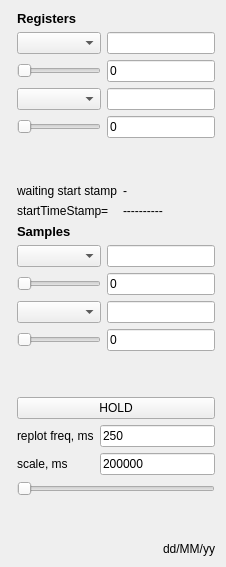
      <widget class="QWidget" name="tab_plot">
       <attribute name="title">
        <string>Plot</string>
       </attribute>
       <layout class="QGridLayout" name="gridLayout_14">
        <item row="0" column="0">
         <layout class="QGridLayout" name="gridLayout_13">
          <item row="0" column="1">
           <layout class="QVBoxLayout" name="verticalLayout_18">
            <item>
             <widget class="QLabel" name="label_4">
              <property name="font">
               <font>
                <pointsize>10</pointsize>
                <weight>75</weight>
                <bold>true</bold>
               </font>
              </property>
              <property name="text">
               <string>Registers</string>
              </property>
             </widget>
            </item>
            <item>
             <layout class="QGridLayout" name="gridLayout_12">
              <item row="0" column="2">
               <widget class="QLineEdit" name="lineEdit_yAxis_1">
                <property name="sizePolicy">
                 <sizepolicy hsizetype="Minimum" vsizetype="Fixed">
                  <horstretch>0</horstretch>
                  <verstretch>0</verstretch>
                 </sizepolicy>
                </property>
               </widget>
              </item>
              <item row="2" column="2">
               <widget class="QLineEdit" name="lineEdit_yAxis_2">
                <property name="sizePolicy">
                 <sizepolicy hsizetype="Minimum" vsizetype="Fixed">
                  <horstretch>0</horstretch>
                  <verstretch>0</verstretch>
                 </sizepolicy>
                </property>
               </widget>
              </item>
              <item row="3" column="0">
               <widget class="QSlider" name="horizontalSlider_max_axis_2">
                <property name="sizePolicy">
                 <sizepolicy hsizetype="Minimum" vsizetype="Fixed">
                  <horstretch>0</horstretch>
                  <verstretch>0</verstretch>
                 </sizepolicy>
                </property>
                <property name="orientation">
                 <enum>Qt::Horizontal</enum>
                </property>
               </widget>
              </item>
              <item row="1" column="2">
               <widget class="QLineEdit" name="lineEdit_yAxis_1_min">
                <property name="sizePolicy">
                 <sizepolicy hsizetype="Minimum" vsizetype="Fixed">
                  <horstretch>0</horstretch>
                  <verstretch>0</verstretch>
                 </sizepolicy>
                </property>
                <property name="text">
                 <string>0</string>
                </property>
               </widget>
              </item>
              <item row="0" column="0">
               <widget class="QComboBox" name="comboBox_plot1"/>
              </item>
              <item row="1" column="0">
               <widget class="QSlider" name="horizontalSlider_max_axis_1">
                <property name="sizePolicy">
                 <sizepolicy hsizetype="Minimum" vsizetype="Fixed">
                  <horstretch>0</horstretch>
                  <verstretch>0</verstretch>
                 </sizepolicy>
                </property>
                <property name="orientation">
                 <enum>Qt::Horizontal</enum>
                </property>
               </widget>
              </item>
              <item row="2" column="0">
               <widget class="QComboBox" name="comboBox_plot2"/>
              </item>
              <item row="3" column="2">
               <widget class="QLineEdit" name="lineEdit_yAxis_2_min">
                <property name="sizePolicy">
                 <sizepolicy hsizetype="Minimum" vsizetype="Fixed">
                  <horstretch>0</horstretch>
                  <verstretch>0</verstretch>
                 </sizepolicy>
                </property>
                <property name="text">
                 <string>0</string>
                </property>
               </widget>
              </item>
             </layout>
            </item>
            <item>
             <spacer name="verticalSpacer_3">
              <property name="orientation">
               <enum>Qt::Vertical</enum>
              </property>
              <property name="sizeHint" stdset="0">
               <size>
                <width>20</width>
                <height>40</height>
               </size>
              </property>
             </spacer>
            </item>
            <item>
             <layout class="QGridLayout" name="gridLayout_26">
              <item row="1" column="0">
               <widget class="QLabel" name="label_12">
                <property name="text">
                 <string>startTimeStamp=</string>
                </property>
               </widget>
              </item>
              <item row="1" column="1">
               <widget class="QLabel" name="label_startTimeStamp">
                <property name="text">
                 <string>----------</string>
                </property>
               </widget>
              </item>
              <item row="0" column="0">
               <widget class="QLabel" name="label_restartTimeStartStamp">
                <property name="text">
                 <string>waiting start stamp</string>
                </property>
               </widget>
              </item>
              <item row="0" column="1">
               <widget class="QLabel" name="label_numberOfRestarts">
                <property name="text">
                 <string>-</string>
                </property>
               </widget>
              </item>
             </layout>
            </item>
           </layout>
          </item>
          <item row="0" column="0">
           <widget class="QCustomPlot" name="widget_plot_1" native="true">
            <property name="sizePolicy">
             <sizepolicy hsizetype="Expanding" vsizetype="Expanding">
              <horstretch>0</horstretch>
              <verstretch>0</verstretch>
             </sizepolicy>
            </property>
           </widget>
          </item>
          <item row="1" column="1">
           <layout class="QVBoxLayout" name="verticalLayout_17">
            <item>
             <layout class="QVBoxLayout" name="verticalLayout_16">
              <item>
               <widget class="QLabel" name="label_9">
                <property name="font">
                 <font>
                  <pointsize>10</pointsize>
                  <weight>75</weight>
                  <bold>true</bold>
                 </font>
                </property>
                <property name="text">
                 <string>Samples</string>
                </property>
               </widget>
              </item>
              <item>
               <layout class="QGridLayout" name="gridLayout_10">
                <item row="0" column="1">
                 <widget class="QLineEdit" name="lineEdit_yAxis_3">
                  <property name="sizePolicy">
                   <sizepolicy hsizetype="Minimum" vsizetype="Fixed">
                    <horstretch>0</horstretch>
                    <verstretch>0</verstretch>
                   </sizepolicy>
                  </property>
                 </widget>
                </item>
                <item row="3" column="1">
                 <widget class="QLineEdit" name="lineEdit_yAxis_4_min">
                  <property name="sizePolicy">
                   <sizepolicy hsizetype="Minimum" vsizetype="Fixed">
                    <horstretch>0</horstretch>
                    <verstretch>0</verstretch>
                   </sizepolicy>
                  </property>
                  <property name="text">
                   <string>0</string>
                  </property>
                 </widget>
                </item>
                <item row="0" column="0">
                 <widget class="QComboBox" name="comboBox_plot3"/>
                </item>
                <item row="2" column="0">
                 <widget class="QComboBox" name="comboBox_plot4"/>
                </item>
                <item row="2" column="1">
                 <widget class="QLineEdit" name="lineEdit_yAxis_4">
                  <property name="sizePolicy">
                   <sizepolicy hsizetype="Minimum" vsizetype="Fixed">
                    <horstretch>0</horstretch>
                    <verstretch>0</verstretch>
                   </sizepolicy>
                  </property>
                 </widget>
                </item>
                <item row="1" column="1">
                 <widget class="QLineEdit" name="lineEdit_yAxis_3_min">
                  <property name="sizePolicy">
                   <sizepolicy hsizetype="Minimum" vsizetype="Fixed">
                    <horstretch>0</horstretch>
                    <verstretch>0</verstretch>
                   </sizepolicy>
                  </property>
                  <property name="text">
                   <string>0</string>
                  </property>
                 </widget>
                </item>
                <item row="1" column="0">
                 <widget class="QSlider" name="horizontalSlider_max_axis_3">
                  <property name="sizePolicy">
                   <sizepolicy hsizetype="Minimum" vsizetype="Fixed">
                    <horstretch>0</horstretch>
                    <verstretch>0</verstretch>
                   </sizepolicy>
                  </property>
                  <property name="orientation">
                   <enum>Qt::Horizontal</enum>
                  </property>
                 </widget>
                </item>
                <item row="3" column="0">
                 <widget class="QSlider" name="horizontalSlider_max_axis_4">
                  <property name="sizePolicy">
                   <sizepolicy hsizetype="Minimum" vsizetype="Fixed">
                    <horstretch>0</horstretch>
                    <verstretch>0</verstretch>
                   </sizepolicy>
                  </property>
                  <property name="orientation">
                   <enum>Qt::Horizontal</enum>
                  </property>
                 </widget>
                </item>
               </layout>
              </item>
             </layout>
            </item>
            <item>
             <spacer name="verticalSpacer">
              <property name="orientation">
               <enum>Qt::Vertical</enum>
              </property>
              <property name="sizeType">
               <enum>QSizePolicy::Expanding</enum>
              </property>
              <property name="sizeHint" stdset="0">
               <size>
                <width>20</width>
                <height>40</height>
               </size>
              </property>
             </spacer>
            </item>
            <item>
             <layout class="QVBoxLayout" name="verticalLayout_15">
              <item>
               <widget class="QPushButton" name="pushButton_holdPlot">
                <property name="text">
                 <string>HOLD</string>
                </property>
               </widget>
              </item>
              <item>
               <layout class="QVBoxLayout" name="verticalLayout_12">
                <item>
                 <layout class="QFormLayout" name="formLayout_6">
                  <item row="0" column="0">
                   <widget class="QLabel" name="label_replotFreq">
                    <property name="text">
                     <string>replot freq, ms</string>
                    </property>
                   </widget>
                  </item>
                  <item row="0" column="1">
                   <widget class="QLineEdit" name="lineEdit_freqPlot">
                    <property name="sizePolicy">
                     <sizepolicy hsizetype="Minimum" vsizetype="Fixed">
                      <horstretch>0</horstretch>
                      <verstretch>0</verstretch>
                     </sizepolicy>
                    </property>
                    <property name="text">
                     <string>250</string>
                    </property>
                   </widget>
                  </item>
                  <item row="1" column="0">
                   <widget class="QLabel" name="label_scalePlot">
                    <property name="text">
                     <string>scale, ms</string>
                    </property>
                   </widget>
                  </item>
                  <item row="1" column="1">
                   <widget class="QLineEdit" name="lineEdit_scalePlot">
                    <property name="sizePolicy">
                     <sizepolicy hsizetype="Minimum" vsizetype="Fixed">
                      <horstretch>0</horstretch>
                      <verstretch>0</verstretch>
                     </sizepolicy>
                    </property>
                    <property name="text">
                     <string>200000</string>
                    </property>
                   </widget>
                  </item>
                 </layout>
                </item>
                <item>
                 <widget class="QSlider" name="horizontalSlider_scalePlot">
                  <property name="sizePolicy">
                   <sizepolicy hsizetype="Minimum" vsizetype="Fixed">
                    <horstretch>0</horstretch>
                    <verstretch>0</verstretch>
                   </sizepolicy>
                  </property>
                  <property name="orientation">
                   <enum>Qt::Horizontal</enum>
                  </property>
                 </widget>
                </item>
                <item>
                 <spacer name="verticalSpacer_8">
                  <property name="orientation">
                   <enum>Qt::Vertical</enum>
                  </property>
                  <property name="sizeHint" stdset="0">
                   <size>
                    <width>20</width>
                    <height>40</height>
                   </size>
                  </property>
                 </spacer>
                </item>
               </layout>
              </item>
              <item>
               <widget class="QLabel" name="label_currentDate">
                <property name="enabled">
                 <bool>true</bool>
                </property>
                <property name="text">
                 <string>dd/MM/yy</string>
                </property>
                <property name="alignment">
                 <set>Qt::AlignRight|Qt::AlignTrailing|Qt::AlignVCenter</set>
                </property>
                <property name="margin">
                 <number>0</number>
                </property>
               </widget>
              </item>
             </layout>
            </item>
           </layout>
          </item>
          <item row="1" column="0">
           <widget class="QCustomPlot" name="widget_plot_2" native="true">
            <property name="sizePolicy">
             <sizepolicy hsizetype="Expanding" vsizetype="Expanding">
              <horstretch>0</horstretch>
              <verstretch>0</verstretch>
             </sizepolicy>
            </property>
           </widget>
          </item>
         </layout>
        </item>
       </layout>
      </widget>
